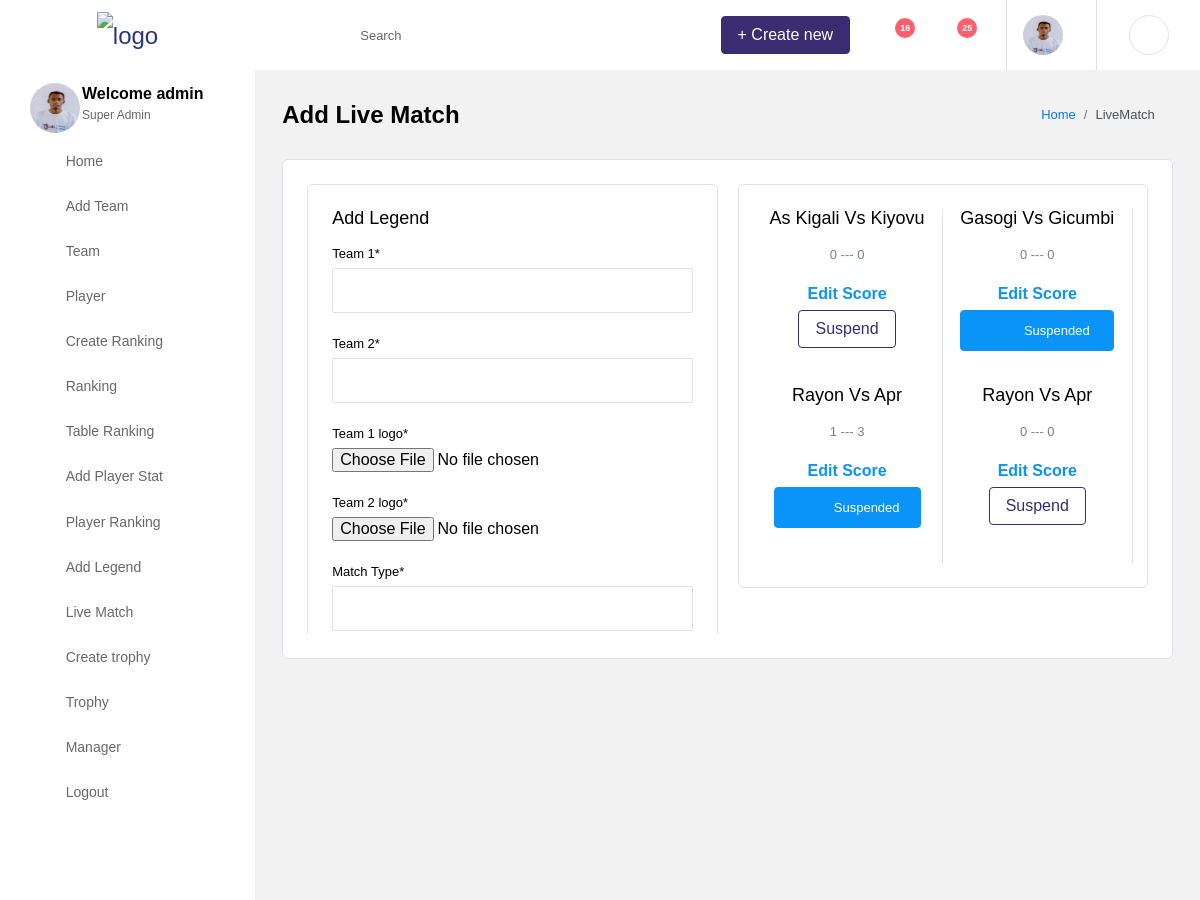
The app's page /dashboard/livematch/ (signed in, upper part), older data.
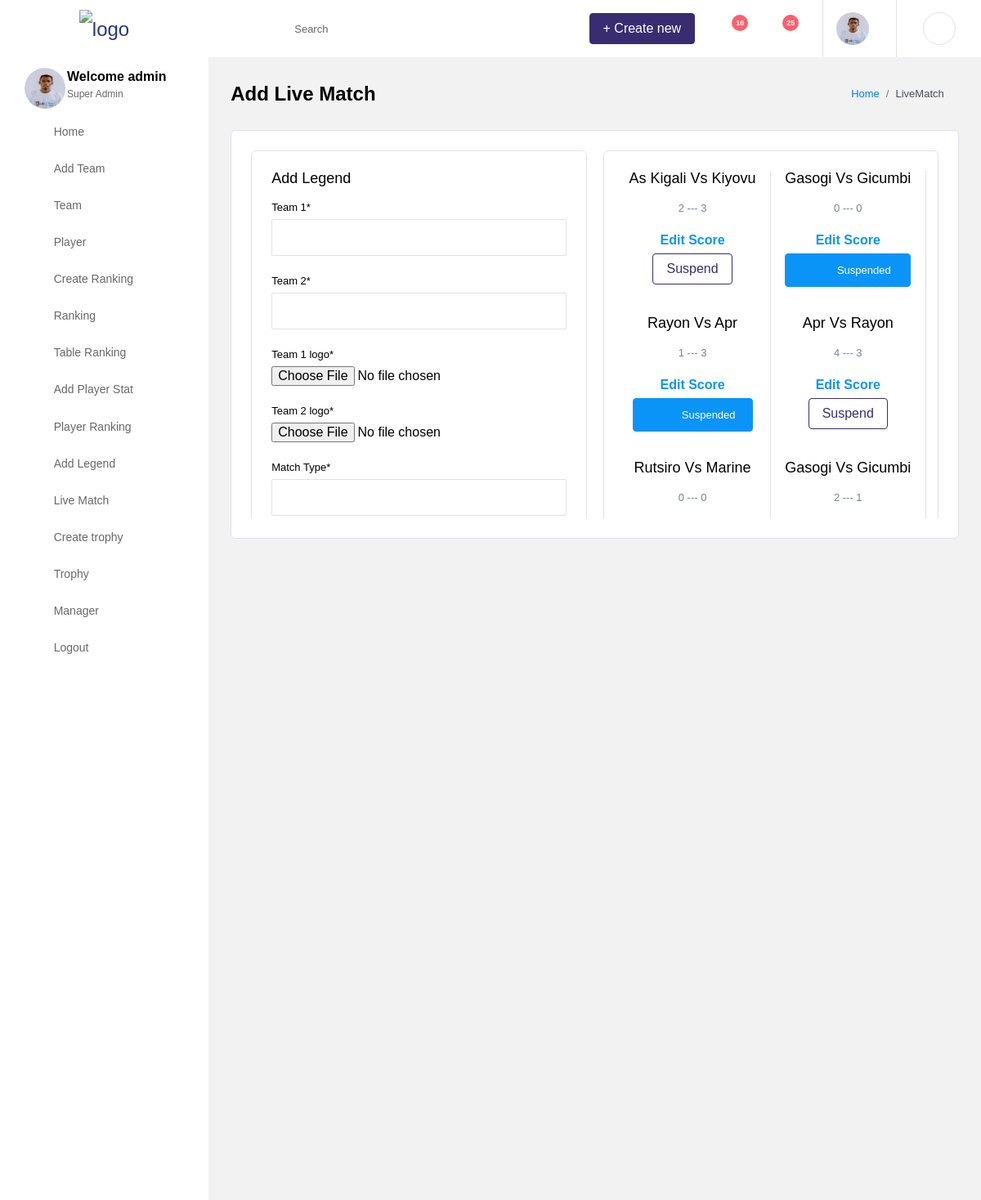
The same page, newer data.
### authentication/models.py (models this page shows, shortened)
class User_profile(models.Model):
    user = models.OneToOneField(User, on_delete=models.CASCADE)
    user_image = models.ImageField(upload_to='images/', default='profile.png')
    user_location = models.CharField(max_length=100, blank=True, null=True)
    user_roles = models.CharField(max_length=100, blank=True, null=True)
    class Meta:
        verbose_name_plural = "User_profile"
        ordering = ['-id']

class User(AbstractBaseUser):
    email = models.EmailField(
        verbose_name='email address',
        max_length=255,
        unique=True,
    )
    full_name = models.CharField(max_length=255)
    phone_number = PhoneNumberField(blank=False)
    is_active = models.BooleanField(default=True)
    staff = models.BooleanField(default=False)  # a admin user; non super-user
    admin = models.BooleanField(default=False)  # a superuser
    USERNAME_FIELD = 'email'
    REQUIRED_FIELDS = ['full_name', 'phone_number']  # Email & Password are required by default.
    objects = UserManager()

### team/models.py (models this page shows, shortened)
class Live_match(models.Model):
    team1 = models.CharField(max_length=100)
    team2 = models.CharField(max_length=100)
    team1_score = models.PositiveIntegerField(default=0)
    team2_score = models.PositiveIntegerField(default=0)
    team1_logo = models.ImageField(upload_to='images/', default='apr.png')
    team2_logo = models.ImageField(upload_to='images/', default='rayon.png')
    match_link = models.URLField()
    date = models.DateTimeField()
    match_type = models.CharField(max_length=50, default='PRIMUS PREMIER LEAGUE')
    suspended = models.BooleanField(default=False)
    class Meta:
        verbose_name_plural = "Live_match"
        ordering = ['-id']

### team/views.py (the view)
# urls.py: path('livematch/', livematch, name='livematch'),
@login_required
def livematch(request):
    match_football = Live_match.objects.all().order_by('-date')
    user = request.user
    user_profile = User_profile.objects.get(user=user)
    form = LiveMatchForm()
    if request.method == 'POST':
        form = LiveMatchForm(request.POST or None, request.FILES)
        if form.is_valid():
            form.save()
            return redirect('livematch')
    else:
        form = LiveMatchForm()
    context = {
        'user': user,
        'profile': user_profile,
        'form': form,
        'match': match_football
    }
    return render(request, 'dashboard_home/livematch.html', context)

### team/forms.py (shortened to what this page needs)
class LiveMatchForm(forms.ModelForm):
    team1 = forms.CharField(max_length=30, label='Team 1',
                            required=True)
    team2 = forms.CharField(max_length=30, label='Team 2',
                            required=True)
    team1_logo = forms.ImageField(label="Team 1 logo", required=True)
    team2_logo = forms.ImageField(label="Team 2 logo", required=True)
    team1_score = forms.IntegerField(label='Team 1 Score', required=True)
    team2_score = forms.IntegerField(label='Team 2 Score', required=True)
    match_type = forms.CharField(max_length=50, label="Match Type", required=True)
    match_link = forms.URLField(label='Match Link', required=False)
    date = forms.DateTimeField(
        widget=forms.widgets.DateTimeInput(
            attrs={'type': 'datetime-local'}
        ),
        label='Match Date',
        required=True
    )
    class Meta:
        model = Live_match
        fields = ['team1', 'team2', 'team1_logo', 'team2_logo', 'match_type', 'team1_score', 'team2_score',
                  'match_link', 'date']

### team/templates/dashboard_home/livematch.html (shortened to what this page needs)
{% extends 'dashboard/base.html' %}
{% load static %}
{% load crispy_forms_tags %}
{% block content %}
    <div class="main-panel">
        <div class="content-wrapper">
          <div class="page-header">
            <h3 class="page-title">
              Add Live Match
            </h3>
            <nav aria-label="breadcrumb">
              <ol class="breadcrumb">
                <li class="breadcrumb-item"><a href="{% url 'dashboard' %}">Home</a></li>
                <li class="breadcrumb-item active" aria-current="page">LiveMatch</li>
              </ol>
            </nav>
          </div>
          <div class="row">
            <div class="col-12">
              <div class="card">
                <div class="card-body">
                  <div class="row" style="height: 450px; overflow-y: scroll">
                  <div class="col-lg-6 col-md-6 grid-margin stretch-card">
              <div class="card">
                <div class="card-body">
                  <h4 class="card-title">Add Legend</h4>
                  <form class="forms-sample" action="" method="POST" enctype="multipart/form-data">
                    {{ form|crispy }}
                  </form>
                </div>
              </div>
            </div>
                    <div class="col-lg-6 col-md-6">
                        <div class="row">
                            <div class="col-12 grid-margin">
                              <div class="card">
                                <div class="card-body">
                                  <div class="row">
                                    {% for match in match %}
                                    <div class="col-lg-6 col-md-6 col-sm-6 d-flex justify-content-center border-right">
                                      <div class="wrapper text-center">
                                        <h4 class="card-title">{{ match.team1 }} vs {{ match.team2 }}</h4>
                                        <p class="card-description">{{ match.team1_score }} --- {{ match.team2_score }}</p>
                                          <a href="{% url 'edit_score' match.id %}"><h5 class="text-info">Edit Score</h5></a>
                                          {% if match.suspended %}
                                        <div class="alert alert-fill-info" role="alert">
                                                <i class="fa fa-exclamation-triangle"></i>
                                                Suspended
                                        </div>
                                            {% else %}
                                        <a href="{% url 'suspend_match' match.id %}"><button class="btn btn-outline-primary" style="margin-bottom: 1cm;">Suspend</button></a>
                                          {% endif %}
                                      </div>
                                    </div>
                                        {% endfor %}
                                  </div>
                                </div>
                              </div>
                            </div>
                            </div>
                    </div>
                  </div>
                </div>
              </div>
            </div>
          </div>
        </div>
      </div>
{% endblock %}

### templates/dashboard/base.html (shortened to what this page needs)
<!DOCTYPE html>
<html lang="en">
<head>
    {% load static %}
  <link rel="stylesheet" href="{% static 'dashboard/vendors/iconfonts/font-awesome/css/all.min.css' %}">
  <link rel="stylesheet" href="{% static 'dashboard/vendors/css/vendor.bundle.base.css' %}">
  <link rel="stylesheet" href="{% static 'dashboard/vendors/css/vendor.bundle.addons.css' %}">
  <link rel="stylesheet" href="{% static 'dashboard/css/style.css' %}">
</head>
<body>
  <div class="container-scroller" >
    <nav class="navbar col-lg-12 col-12 p-0 fixed-top d-flex flex-row default-layout-navbar">
      <div class="text-center navbar-brand-wrapper d-flex align-items-center justify-content-center">
        <a class="navbar-brand brand-logo" href="{% url 'dashboard' %}"><img src="{% static 'images/soccer/ferwafa.png' %}" style="width: 40px; align-items: flex-start" alt="logo" /></a>
      </div>
      <div class="navbar-menu-wrapper d-flex align-items-stretch">
        <button class="navbar-toggler navbar-toggler align-self-center" type="button" data-toggle="minimize">
          <span class="fas fa-bars"></span>
        </button>
        <ul class="navbar-nav">
          <li class="nav-item nav-search d-none d-md-flex">
            <div class="nav-link">
              <div class="input-group">
                <div class="input-group-prepend">
                  <span class="input-group-text">
                    <i class="fas fa-search"></i>
                  </span>
                </div>
                <input type="text" class="form-control" placeholder="Search" aria-label="Search">
              </div>
            </div>
          </li>
        </ul>
        <ul class="navbar-nav navbar-nav-right">
          <li class="nav-item d-none d-lg-flex">
            <a class="nav-link" href="#">
              <span class="btn btn-primary">+ Create new</span>
            </a>
          </li>
          <li class="nav-item dropdown">
            <a class="nav-link count-indicator dropdown-toggle" id="notificationDropdown" href="#" data-toggle="dropdown">
              <i class="fas fa-bell mx-0"></i>
              <span class="count">16</span>
            </a>
          </li>
          <li class="nav-item dropdown">
            <a class="nav-link count-indicator dropdown-toggle" id="messageDropdown" href="#" data-toggle="dropdown" aria-expanded="false">
              <i class="fas fa-envelope mx-0"></i>
              <span class="count">25</span>
            </a>
          </li>
          <li class="nav-item nav-profile dropdown">
              {% if user.is_authenticated %}
            <a class="nav-link dropdown-toggle" href="#" data-toggle="dropdown" id="profileDropdown">
              <img src="{{ profile.user_image.url }}" alt="profile" style="width: 40px; height: 40px;"/>
            </a>
              {% endif %}
          </li>
          <li class="nav-item nav-settings d-none d-lg-block">
            <a class="nav-link" href="#">
              <i class="fas fa-ellipsis-h"></i>
            </a>
          </li>
        </ul>
      </div>
    </nav>
    <div class="container-fluid page-body-wrapper">
      <nav class="sidebar sidebar-offcanvas" id="sidebar" style="height: 450px; overflow-y: scroll">
        <ul class="nav">
          <li class="nav-item nav-profile">
            <div class="nav-link">
              <div class="profile-image">
                <img src="{{ profile.user_image.url }}" alt="image" style="width: 50px; height: 50px;"/>
              </div>
              <div class="profile-name">
                {% if user.is_authenticated %}
                <p class="name">
                  Welcome {{ user.full_name }}
                </p>
                  {% endif %}
                <p class="designation">
                  Super Admin
                </p>
              </div>
            </div>
          </li>
          <li class="nav-item">
            <a class="nav-link" href="{% url 'dashboard' %}">
              <i class="fa fa-home menu-icon"></i>
              <span class="menu-title">Home</span>
            </a>
          </li>
          <li class="nav-item">
            <a class="nav-link" href="{% url 'add_team' %}">
              <i class="fa fa-puzzle-piece menu-icon"></i>
              <span class="menu-title">Add Team</span>
            </a>
          </li>
        <li class="nav-item">
            <a class="nav-link" href="{% url 'team' %}">
              <i class="fa fa-users menu-icon"></i>
              <span class="menu-title">Team</span>
            </a>
          </li>
          <li class="nav-item d-none d-lg-block">
            <a class="nav-link" href="{% url 'player' %}">
              <i class="fas fa-columns menu-icon"></i>
              <span class="menu-title">Player</span>
            </a>
          </li>
          <li class="nav-item">
            <a class="nav-link" href="{% url 'ranking_table_name' %}">
              <i class="fab fa-wpforms menu-icon"></i>
              <span class="menu-title">Create Ranking</span>
            </a>
          </li>
        <li class="nav-item">
            <a class="nav-link" href="{% url 'ranking' %}">
              <i class="fa fa-list-ol menu-icon" aria-hidden="true"></i>
              <span class="menu-title">Ranking</span>
            </a>
          </li>
        <li class="nav-item">
            <a class="nav-link" href="{% url 'table_ranking_list' %}" aria-expanded="false" aria-controls="ui-advanced">
              <i class="fa fa-table menu-icon" aria-hidden="true"></i>
              <span class="menu-title">Table Ranking</span>
            </a>
          </li>
        <li class="nav-item">
            <a class="nav-link" href="{% url 'add_player_stat' %}" aria-expanded="false" aria-controls="ui-basic">
              <i class="fa fa-plus-circle menu-icon" aria-hidden="true"></i>
              <span class="menu-title">Add Player Stat</span>
            </a>
          </li>
        <li class="nav-item">
            <a class="nav-link" href="{% url 'player_rank_official_table' %}" aria-expanded="false" aria-controls="ui-basic">
              <i class="fa fa-life-ring menu-icon"></i>
              <span class="menu-title">Player Ranking</span>
            </a>
          </li>
          <li class="nav-item">
            <a class="nav-link" href="{% url 'legend_story' %}" aria-expanded="false" aria-controls="editors">
              <i class="fas fa-pen-square menu-icon"></i>
              <span class="menu-title">Add Legend</span>
            </a>
          </li>
          <li class="nav-item">
            <a class="nav-link" href="{% url 'livematch' %}" aria-expanded="false" aria-controls="charts">
              <i class="fas fa-chart-pie menu-icon"></i>
              <span class="menu-title">Live Match</span>
            </a>
          </li>
        <li class="nav-item">
            <a class="nav-link" href="{% url 'create_trophy' %}" aria-expanded="false" aria-controls="tables">
              <i class="fas fa-table menu-icon"></i>
              <span class="menu-title">Create trophy</span>
            </a>
          </li>
          <li class="nav-item">
            <a class="nav-link" href="{% url 'trophy' %}" aria-expanded="false" aria-controls="tables">
              <i class="fas fa-table menu-icon"></i>
              <span class="menu-title">Trophy</span>
            </a>
          </li>
            <li class="nav-item">
            <a class="nav-link" href="{% url 'add_manager' %}" aria-expanded="false" aria-controls="tables">
              <i class="fa fa-id-badge menu-icon" aria-hidden="true"></i>
              <span class="menu-title">Manager</span>
            </a>
          </li>
          <li class="nav-item">
            <a class="nav-link" href="{% url 'logout' %}">
              <i class="fas fa-minus-square menu-icon"></i>
              <span class="menu-title">Logout</span>
            </a>
          </li>
        </ul>
      </nav>
      {% block content %}
        {% endblock %}
    </div>
  </div>
</body>
</html>

Row changes from the older to the newer data that the page shows:
no longer on this page (row unchanged): Live_match: team1 "Rayon", team2 "Apr", team1_score "0", team2_score "0", suspended "Suspend"
changed Live_match "As Kigali": team1_score "0" → "2"; team2_score "0" → "3"
added Live_match: team1 "Apr", team2 "Rayon", team1_score "4", team2_score "3", suspended "Suspend"
added Live_match: team1 "Rutsiro", team2 "Marine", team1_score "0", team2_score "0"
added Live_match: team1 "Gasogi", team2 "Gicumbi", team1_score "2", team2_score "1"
